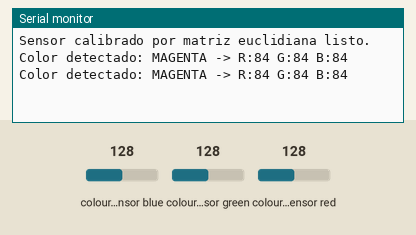
Recording of a sketch running on a simulated Arduino Uno, built with avr-gcc and run on an emulated ATmega328P. Parts: the last lines printed to the serial monitor. Inputs (shaded band) come from the test bench; at power-on: colour sensor blue 128, colour sensor green 128, colour sensor red 128.

Above: at 2.9 s.
3.0 s: colour sensor blue set to 5
At 5.4 s:
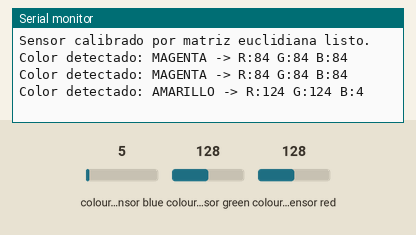
7.7 s: colour sensor green set to 5
At 8.7 s:
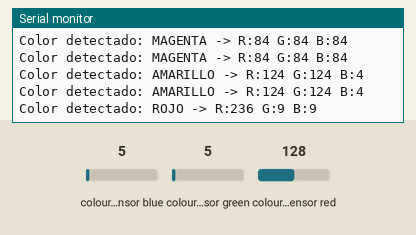
11.8 s: colour sensor blue set to 128
At 13.1 s:
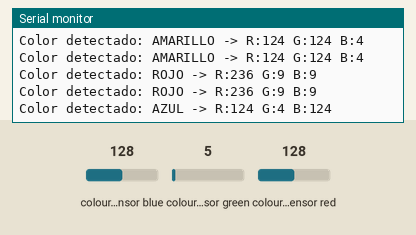
15.9 s: colour sensor green set to 191
At 17.6 s:
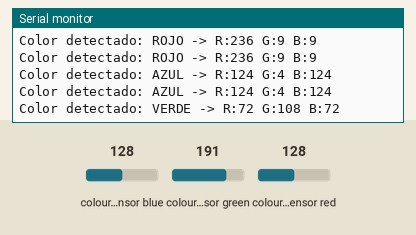
20.0 s: colour sensor red set to 191
At 22.0 s:
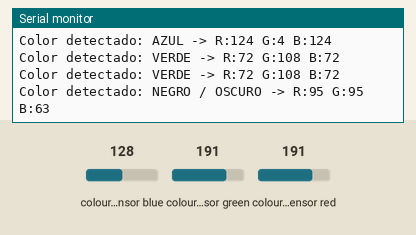
24.1 s: colour sensor red set to 250
At 25.2 s:
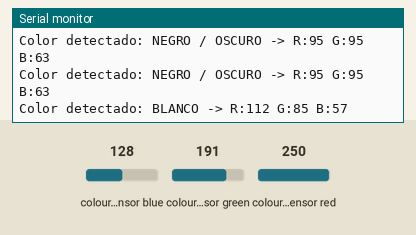

Measured:
- after the input at 3.0 s, the serial monitor: prints a new line after 1.2 s (image 1)
- after the input at 7.7 s, the serial monitor: prints a new line after 0.56 s (image 2)
- after the input at 11.8 s, the serial monitor: prints a new line after 0.56 s (image 3)
- after the input at 15.9 s, the serial monitor: prints a new line after 0.56 s (image 4)
- after the input at 20.0 s, the serial monitor: prints a new line after 0.57 s (image 5)
- after the input at 24.1 s, the serial monitor: prints a new line after 0.57 s (image 6)

The sketch:

test_colores_nombres.ino
```cpp
#include <Wire.h>
#include "Adafruit_TCS34725.h"
#include <math.h>

Adafruit_TCS34725 tcs = Adafruit_TCS34725(TCS34725_INTEGRATIONTIME_50MS, TCS34725_GAIN_4X);

// Estructura para almacenar nuestra base de datos de colores
struct ColorReferencia {
  const char* nombre;
  int r;
  int g;
  int b;
};

// =========================================================================
// MATRIZ DE CALIBRACIÓN (Modifica estos valores con tus propias lecturas)
// =========================================================================
// NOTA: Estos valores deben ser los RGB normalizados (0-255) que da tu sensor.
const int NUM_COLORES = 8;
ColorReferencia misColores[NUM_COLORES] = {
  // Nombre          R    G    B
  {"ROJO",          193, 43, 36},
  {"VERDE",          84, 105, 64},
  {"AZUL",           87, 89, 97},
  {"AMARILLO",      122, 91, 38},
  {"CIAN / CELESTE", 92, 90, 68},
  {"MAGENTA",       94, 84, 76},
  {"BLANCO",        100, 87, 63},
  {"NEGRO / OSCURO", 96, 96, 64}  // Valores balanceados pero con 'c' muy baja
};

void setup() {
  Serial.begin(9600);
  if (!tcs.begin()) {
    Serial.println("¡Error! Sensor TCS34725 no encontrado.");
    while (1);
  }
  Serial.println("Sensor calibrado por matriz euclidiana listo.");
}

void loop() {
  uint16_t r, g, b, c;
  tcs.getRawData(&r, &g, &b, &c);

  // Umbral de oscuridad absoluta
  if (c < 40) {
    Serial.println("Color detectado: NEGRO / OSCURIDAD");
    delay(500);
    return;
  }

  // Normalización RGB (0 - 255) basada en la intensidad total
  uint32_t sum = c;
  int r_norm = (int)(((float)r / sum) * 255.0);
  int g_norm = (int)(((float)g / sum) * 255.0);
  int b_norm = (int)(((float)b / sum) * 255.0);

  // Algoritmo del vecino más cercano (Distancia Euclidiana)
  int indiceGanador = 0;
  float menorDistancia = 999999.0; // Un número muy alto para empezar

  for (int i = 0; i < NUM_COLORES; i++) {
    // Fórmula matemática: d = sqrt((r2-r1)^2 + (g2-g1)^2 + (b2-b1)^2)
    long difR = r_norm - misColores[i].r;
    long difG = g_norm - misColores[i].g;
    long difB = b_norm - misColores[i].b;

    float distancia = sqrt((difR * difR) + (difG * difG) + (difB * difB));

    // Si este color está más cerca que el anterior, lo guardamos
    if (distancia < menorDistancia) {
      menorDistancia = distancia;
      indiceGanador = i;
    }
  }

  // Imprimir el color más preciso
  Serial.print("Color detectado: ");
  Serial.print(misColores[indiceGanador].nombre);

  // Opcional: Descomenta la línea de abajo para ver los valores reales y calibrar mejor
  Serial.print(" -> R:"); Serial.print(r_norm); Serial.print(" G:"); Serial.print(g_norm); Serial.print(" B:"); Serial.println(b_norm);

  Serial.println();
  delay(2000);
}
```
